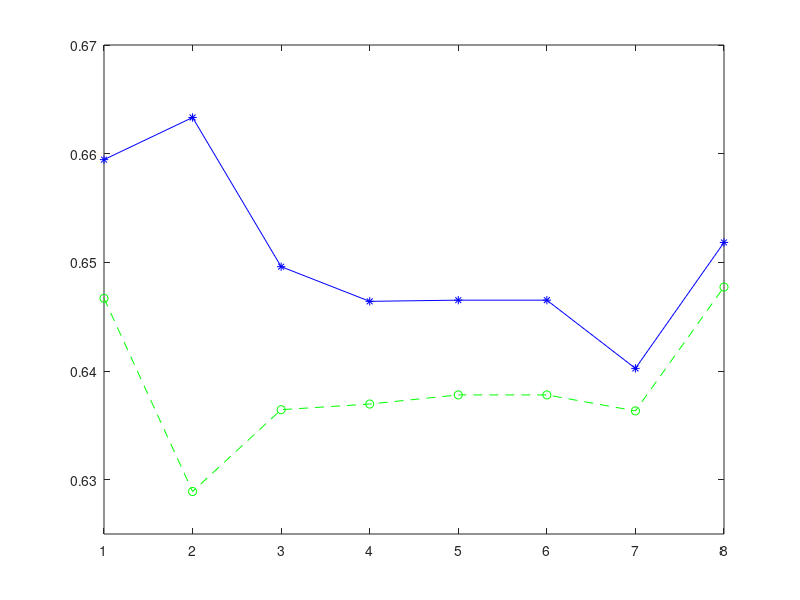

This chart was generated by the following MATLAB code: (Note: this script raises an error after producing the figure.)
data_x = [1 2 3 4 5 6 7 8];
data_y1 = [0.64669 0.62891 0.63644 0.63696 0.6378 0.6378 0.63633 0.64773];
data_y2 = [0.65945 0.66333 0.6496 0.64641 0.64652 0.64652 0.64024 0.65183];

fig = figure; % Create new figure
p = plot(data_x,data_y1,'g--o',data_x,data_y2,'b-*');
ylim([0.625 0.67]);
%grid on
%h = hline(0.64569, 'r', 'BL1');
h = hline(0.64569, 'r:', 'BL1');
legend('No Rank', 'Rank', 'Location', 'south');
xticklabel_rotate([1 2 3 4 5 6 7 8], 90, {'H-VC', 'H-CFC', 'HV-VC', 'HV-CFC', 'V-VC', 'V-CFC', 'VH-VC', 'VH-CFC'}, 'Fontsize',8);

labels1 = {'NB', 'NB', 'NB', 'NB', 'NB', 'NB', 'NB', 'NB'};
text(data_x, data_y1, labels1, 'VerticalAlignment','bottom','HorizontalAlignment','left', 'FontSize', 8);
%hText1 = text(data_x, data_y1, labels1, 'FontSize', 8);
%set(hText1, 'Rotation', 90, 'VerticalAlignment','bottom','HorizontalAlignment','left');

labels2 = {'NB(R4-3)', 'NB(R4-3)', 'NB(R1)', 'NB(R2-1)', 'NB(R1-1)', 'NB(R1-1)', 'NB(R2-1)', 'NB(R4-3)'};
hText2 = text(data_x, data_y2, labels2, 'FontSize', 8);
set(hText2, 'Rotation', 90, 'VerticalAlignment','top','HorizontalAlignment','left');

title({'Comparison of the high scored models with baseline', 'and w/o rank on MIMIC-III Senior Dataset'}, 'FontSize',14,'FontWeight','bold');
ylabel('Fwa score','FontSize',12,'FontWeight','bold');
xlabel('Ensemble Models','FontSize',12,'FontWeight','bold');

set(fig, 'Units', 'Inches');
pos = get(fig, 'Position');
set(fig, 'PaperPositionMode', 'Auto', 'PaperUnits', 'Inches', 'PaperSize', [pos(3), pos(4)]);
print(fig, 'mimic3_senior24hrs_high_score', '-dpdf', '-r0');
%print(fig, 'mimic3_senior24hrs_high_score', '-dpng');
